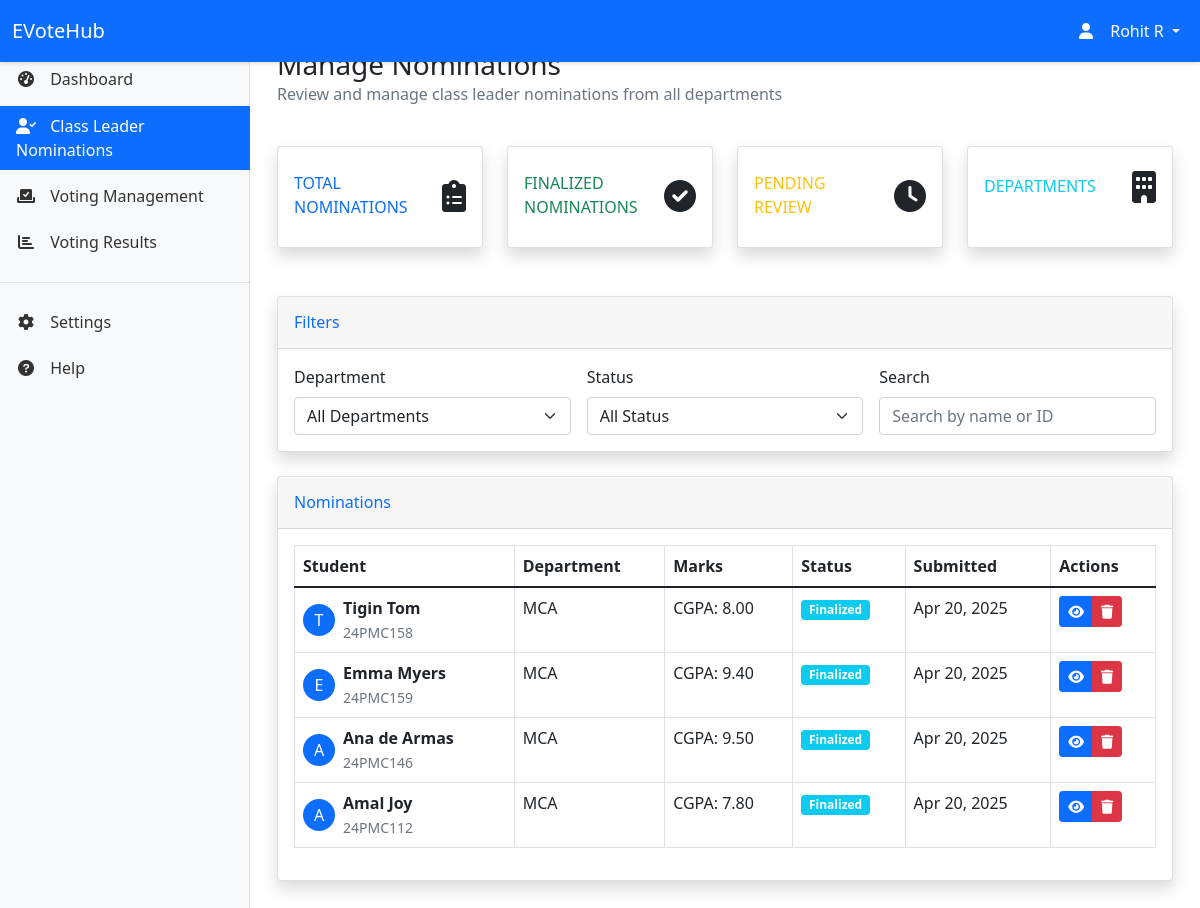
/officer/nominations/ (signed in), run on an earlier commit of the app's database.
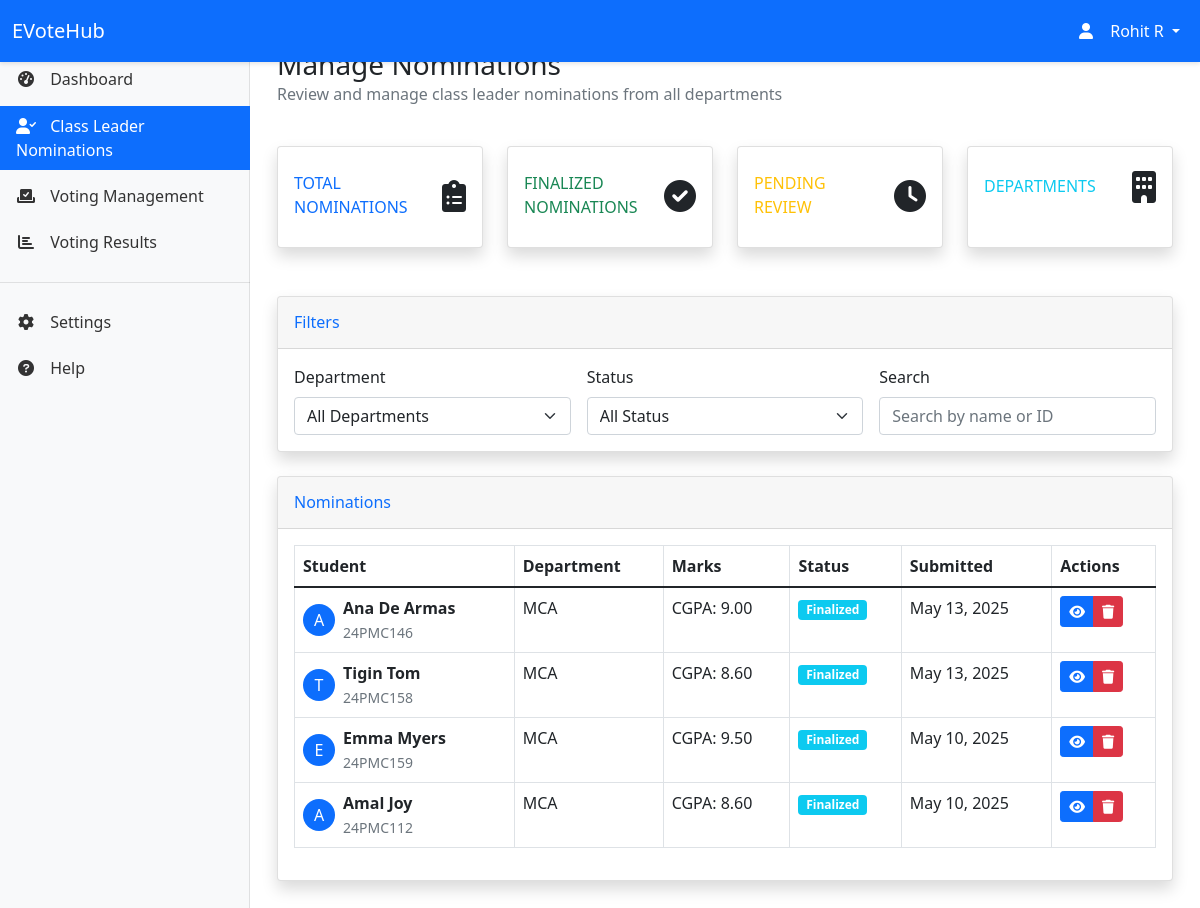
And on a later commit of the database.
### myapp/models.py (models this page shows, shortened)
class ClassLeaderNomination(models.Model):
    student = models.ForeignKey(Student, on_delete=models.CASCADE)
    department = models.ForeignKey(Department, on_delete=models.CASCADE)
    nomination_text = models.TextField()
    marks = models.DecimalField(max_digits=4, decimal_places=2, default=0.00, help_text="CGPA on a scale of 10")
    achievements = models.TextField(blank=True, null=True)
    election_cycle = models.ForeignKey('VotingSession', on_delete=models.SET_NULL, null=True, blank=True, related_name='nominations', default=None)
    status = models.CharField(max_length=20, choices=[
        ('pending', 'Pending'),
        ('approved', 'Approved'),
        ('rejected', 'Rejected'),
        ('finalized', 'Finalized')
    ], default='pending')
    created_at = models.DateTimeField(auto_now_add=True)
    updated_at = models.DateTimeField(auto_now=True)
    reviewed_by = models.ForeignKey(HOD, on_delete=models.SET_NULL, null=True, blank=True)
    reviewed_at = models.DateTimeField(null=True, blank=True)
    feedback = models.TextField(blank=True, null=True)
    finalized_by = models.ForeignKey(Officer, on_delete=models.SET_NULL, null=True, blank=True)
    finalized_at = models.DateTimeField(null=True, blank=True)
    finalization_notes = models.TextField(blank=True, null=True)
    class Meta:
        ordering = ['-created_at']

class Student(models.Model):
    GENDER_CHOICES = [
        ('M', 'Male'),
        ('F', 'Female')
    ]
    user = models.OneToOneField(User, on_delete=models.CASCADE)
    student_id = models.CharField(max_length=20, unique=True)
    department = models.ForeignKey(Department, on_delete=models.CASCADE)
    gender = models.CharField(max_length=1, choices=GENDER_CHOICES, default='M')
    profile_picture = models.ImageField(upload_to='static/images/profiles/', null=True, blank=True)
    created_at = models.DateTimeField(auto_now_add=True)
    updated_at = models.DateTimeField(auto_now=True)

class Department(models.Model):
    name = models.CharField(max_length=100)
    code = models.CharField(max_length=10, unique=True)
    created_at = models.DateTimeField(default=timezone.now)
    updated_at = models.DateTimeField(auto_now=True)

### myapp/views.py (the view)
# urls.py: path('officer/nominations/', views.officer_nominations, name='officer_nominations'),
@login_required
def officer_nominations(request):
    try:
        officer = request.user.officer
    except Officer.DoesNotExist:
        messages.error(request, 'Access denied. You are not authorized as an Officer.')
        return redirect('home')
    search_query = request.GET.get('search', '')
    department_id = request.GET.get('department', '')
    status_filter = request.GET.get('status', 'all')  # Add status filter
    sort_by = request.GET.get('sort', 'date')
    nominations = ClassLeaderNomination.objects.filter(
        status__in=['approved', 'finalized']
    ).select_related(
        'student__user',
        'department',
        'reviewed_by__user'
    )
    if search_query:
        nominations = nominations.filter(
            Q(student__user__first_name__icontains=search_query) |
            Q(student__user__last_name__icontains=search_query) |
            Q(student__student_id__icontains=search_query)
        )
    if department_id:
        nominations = nominations.filter(department_id=department_id)
    if status_filter != 'all':
        nominations = nominations.filter(status=status_filter)
    if sort_by == 'name':
        nominations = nominations.order_by('student__user__first_name', 'student__user__last_name')
    elif sort_by == 'department':
        nominations = nominations.order_by('department__name')
    else:  # default: date
        nominations = nominations.order_by('-updated_at')
    departments = Department.objects.all()
    context = {
        'nominations': nominations,
        'departments': departments,
        'search_query': search_query,
        'department_id': department_id,
        'status_filter': status_filter,
        'sort_by': sort_by
    }
    return render(request, 'officer/nominations.html', context)

### templates/officer/nominations.html (shortened to what the changed rows need)
{% extends 'officer/base_officer.html' %}
{% load static %}
{% block content %}
<div class="container-fluid">
    <div class="d-flex justify-content-between align-items-center mb-4">
        <div>
            <h1 class="h3 mb-0 text-gray-800">Manage Nominations</h1>
        </div>
    </div>
    <div class="card shadow mb-4">
        <div class="card-body">
            <div class="table-responsive">
                <table class="table table-bordered" id="nominationsTable" width="100%" cellspacing="0">
                    <thead>
                        <tr>
                            <th>Student</th>
                            <th>Department</th>
                            <th>Marks</th>
                            <th>Status</th>
                            <th>Submitted</th>
                            <th>Actions</th>
                        </tr>
                    </thead>
                    <tbody>
                        {% for nomination in nominations %}
                        <tr>
                            <td>
                                <div class="d-flex align-items-center">
                                    {% if nomination.student.profile_picture %}
                                    <img src="{{ nomination.student.profile_picture.url }}"
                                         class="rounded-circle me-2" width="32" height="32">
                                    {% else %}
                                    <div class="rounded-circle bg-primary text-white d-flex align-items-center justify-content-center me-2"
                                         style="width: 32px; height: 32px;">
                                        {{ nomination.student.user.get_full_name|first }}
                                    </div>
                                    {% endif %}
                                    <div>
                                        <div class="fw-bold">{{ nomination.student.user.get_full_name }}</div>
                                        <small class="text-muted">{{ nomination.student.student_id }}</small>
                                    </div>
                                </div>
                            </td>
                            <td>{{ nomination.department.name }}</td>
                            <td>
                                <div class="mb-1">CGPA: {{ nomination.marks }}</div>
                            </td>
                            <td>
                                {% if nomination.status == 'approved' %}
                                <span class="badge bg-success">Approved</span>
                                {% elif nomination.status == 'finalized' %}
                                <span class="badge bg-info">Finalized</span>
                                {% endif %}
                            </td>
                            <td>{{ nomination.created_at|date:"M d, Y" }}</td>
                            <td>
                                <div class="btn-group">
                                    <button type="button" class="btn btn-sm btn-primary"
                                            data-bs-toggle="modal"
                                            data-bs-target="#viewNominationModal{{ nomination.id }}">
                                        <i class="fas fa-eye"></i>
                                    </button>
                                    {% if nomination.status == 'finalized' %}
                                    <button type="button" class="btn btn-sm btn-danger"
                                            data-bs-toggle="modal"
                                            data-bs-target="#removeModal{{ nomination.id }}">
                                        <i class="fas fa-trash"></i>
                                    </button>
                                    {% endif %}
                                </div>
                            </td>
                        </tr>
                        {% endfor %}
                    </tbody>
                </table>
            </div>
        </div>
    </div>
</div>
{% endblock %}

What changed in the data, as far as the page shows it:
removed ClassLeaderNomination: student.user.get_full_name|first "T", student.user.get_full_name "Tigin Tom", student.student_id "24PMC158", department.name "MCA", marks "8.00", status "Finalized", created_at "Apr 20, 2025"
removed ClassLeaderNomination: student.user.get_full_name|first "E", student.user.get_full_name "Emma Myers", student.student_id "24PMC159", department.name "MCA", marks "9.40", status "Finalized", created_at "Apr 20, 2025"
removed ClassLeaderNomination: student.user.get_full_name|first "A", student.user.get_full_name "Ana de Armas", student.student_id "24PMC146", department.name "MCA", marks "9.50", status "Finalized", created_at "Apr 20, 2025"
removed ClassLeaderNomination: student.user.get_full_name|first "A", student.user.get_full_name "Amal Joy", student.student_id "24PMC112", department.name "MCA", marks "7.80", status "Finalized", created_at "Apr 20, 2025"
added ClassLeaderNomination: student.user.get_full_name|first "A", student.user.get_full_name "Ana De Armas", student.student_id "24PMC146", department.name "MCA", marks "9.00", status "Finalized", created_at "May 13, 2025"
added ClassLeaderNomination: student.user.get_full_name|first "T", student.user.get_full_name "Tigin Tom", student.student_id "24PMC158", department.name "MCA", marks "8.60", status "Finalized", created_at "May 13, 2025"
added ClassLeaderNomination: student.user.get_full_name|first "E", student.user.get_full_name "Emma Myers", student.student_id "24PMC159", department.name "MCA", marks "9.50", status "Finalized", created_at "May 10, 2025"
added ClassLeaderNomination: student.user.get_full_name|first "A", student.user.get_full_name "Amal Joy", student.student_id "24PMC112", department.name "MCA", marks "8.60", status "Finalized", created_at "May 10, 2025"
